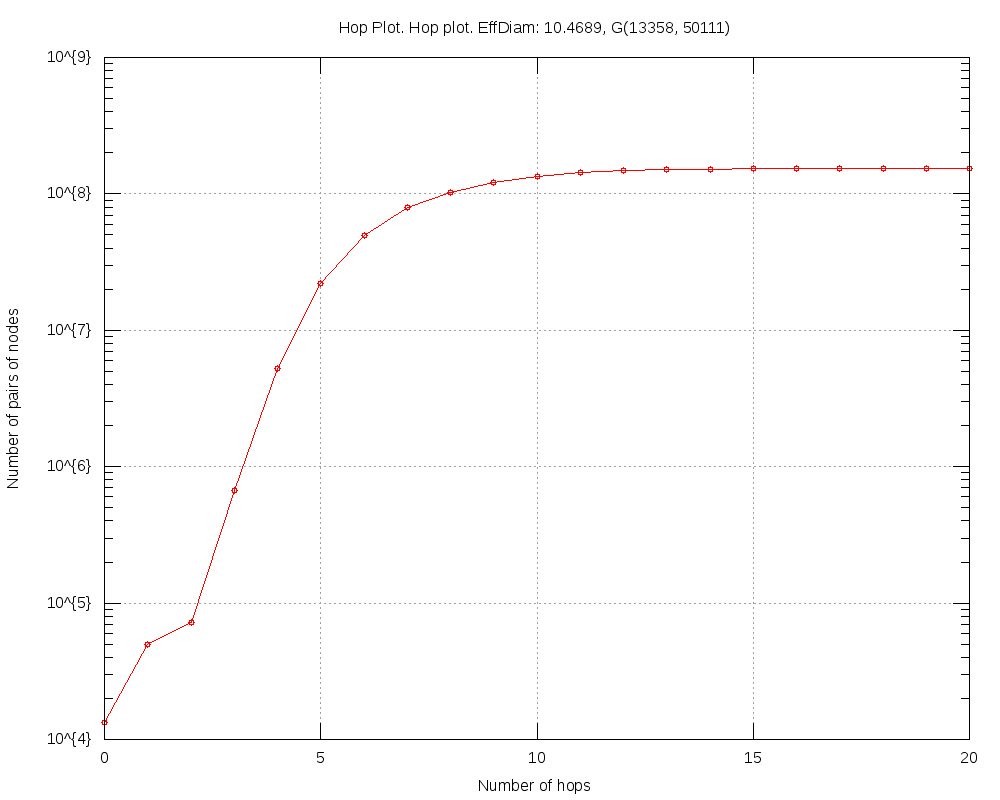

gnuplot code for this plot:
#
# Hop Plot. Hop plot. EffDiam: 10.4689, G(13358, 50111) (Sun Apr 27 20:55:22 2014)
#

set title "Hop Plot. Hop plot. EffDiam: 10.4689, G(13358, 50111)"
set key bottom right
set logscale y 10
set format y "10^{%L}"
set mytics 10
set grid
set xlabel "Number of hops"
set ylabel "Number of pairs of nodes"
set tics scale 2
set terminal png size 1000,800
set output 'hop.TwitterRW2.25.png'
plot 	"hop.TwitterRW2.25.tab" using 1:2 title "" with linespoints pt 6
